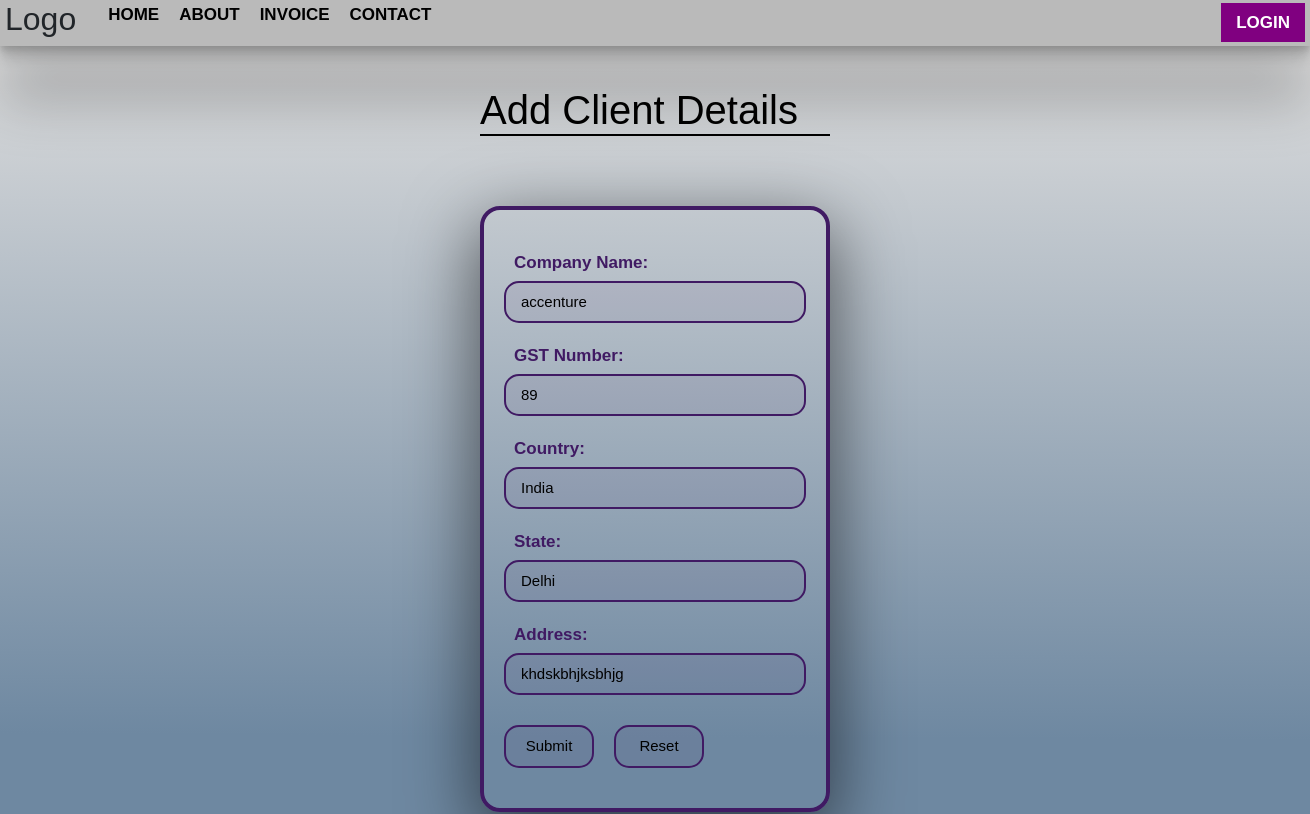
The app's page /update_client/10/ with its own data.
### myInvoice/models.py (models this page shows, shortened)
class Client(models.Model):
    comp_name = models.CharField(max_length=50)
    gst = models.IntegerField()
    country = models.CharField(max_length=30)
    state = models.CharField(max_length=30)
    address = models.CharField(max_length=100)
    class Meta:
        db_table = 'clients'

### myInvoice/views.py (the view, shortened to what this page needs)
# urls.py: path('update_client/<id>/', update_client, name='upClient'),
def update_client(request, id):
    queryset = Client.objects.get(id = id)
    context = {'upDate': queryset}
    return render(request, 'updateClient.html', context)

### myInvoice/templates/updateClient.html (shortened to what this page needs)
{% extends "base.html" %}
{% block body %}
<div class="client">
    <div class="client-content">
        <div class="client-data">
            <form action="" method="post" class="forms-matter">
                <div class="client-matter">
                    <a href="{% url 'client' %}" class="add-header">
                        <h1>Add Client Details</h1>
                    </a>
                    <div class="client-input">
                        <div class="client-div">
                            <label for="">Company Name: </label>
                            <input name="comp_name" required type="text" value="{{upDate.comp_name}}">
                        </div>
                        <div class="client-div">
                            <label for="">GST Number: </label>
                            <input name="gst" required type="number" value="{{upDate.gst}}">
                        </div>
                        <div class="client-div">
                            <label for="">Country: </label>
                            <input name="country" required type="text" value="{{upDate.country}}">
                        </div>
                        <div class="client-div">
                            <label for="">State:</label>
                            <input name="state" required type="text" value="{{upDate.state}}">
                        </div>
                        <div class="client-div">
                            <label for="">Address:</label>
                            <input name="address" required type="text" value="{{upDate.address}}">
                        </div>
                        <div class="client-btn">
                            <button class="service-btn" type="submit">Submit</button>
                            <button class="service-btn" type="reset">Reset</button>
                        </div>
                    </div>
                </div>
            </form>
        </div>
    </div>
</div>
{% endblock body %}

### myInvoice/static/css/main.css (style rules this page uses)
body { padding: 0; margin: 0; box-sizing: border-box; font-family: sans-serif; background: linear-gradient(180.3deg, rgb(221, 221, 221) 5.5%, rgb(110, 136, 161) 90.2%); }
a { text-decoration: none; color: black; }
.forms-matter { display: flex; justify-content: space-around; }
.client, .service { height: 91vh; margin-top: 40px; }
.add-header h1 { border-bottom: 2px solid black; }
.client-input, .service-input, .provider-model { border: 4px solid rgb(64, 26, 99); width: 350px; padding: 40px 20px; margin-top: 70px; display: flex; flex-direction: column; gap: 20px; border-radius: 20px; box-shadow: rgba(0, 0, 0, 0.56) 0px 22px 70px 4px; }
.client-input label { padding-left: 10px; color: rgb(64, 26, 99); font-size: 17px; font-weight: bold; }
.client-input input { padding: 8px 15px; background: none; border: none; outline: none; border: 2px solid rgb(64, 26, 99); border-radius: 15px; background-color: rgba(64, 26, 99, 0.068); font-size: 15px; }
.client-div, .provider-box { display: flex; flex-direction: column; gap: 5px; }
.service-btn { width: 90px; margin-top: 10px; cursor: pointer; }
.client-btn { display: flex; gap: 20px; }
.client-btn button { padding: 8px 15px; background: none; border: none; outline: none; border: 2px solid rgb(64, 26, 99); border-radius: 15px; background-color: rgba(64, 26, 99, 0.068); font-size: 15px; }

### records on screen
Client: comp_name "accenture", gst "89", country "India", state "Delhi", address "khdskbhjksbhjg"
